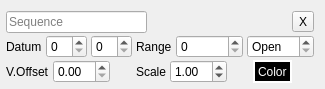
<?xml version="1.0" encoding="UTF-8"?>
<ui version="4.0">
 <class>PlotForm</class>
 <widget class="QWidget" name="PlotForm">
  <property name="geometry">
   <rect>
    <x>0</x>
    <y>0</y>
    <width>317</width>
    <height>85</height>
   </rect>
  </property>
  <property name="windowTitle">
   <string>Form</string>
  </property>
  <layout class="QVBoxLayout" name="verticalLayout">
   <property name="spacing">
    <number>2</number>
   </property>
   <property name="leftMargin">
    <number>6</number>
   </property>
   <property name="bottomMargin">
    <number>6</number>
   </property>
   <item>
    <layout class="QHBoxLayout" name="horizontalLayout_3">
     <property name="spacing">
      <number>4</number>
     </property>
     <item>
      <widget class="QLineEdit" name="sequenceEdit">
       <property name="readOnly">
        <bool>true</bool>
       </property>
       <property name="placeholderText">
        <string>Sequence</string>
       </property>
      </widget>
     </item>
     <item>
      <spacer name="horizontalSpacer_6">
       <property name="orientation">
        <enum>Qt::Horizontal</enum>
       </property>
       <property name="sizeHint" stdset="0">
        <size>
         <width>40</width>
         <height>20</height>
        </size>
       </property>
      </spacer>
     </item>
     <item>
      <widget class="QToolButton" name="closeButton">
       <property name="text">
        <string>X</string>
       </property>
      </widget>
     </item>
    </layout>
   </item>
   <item>
    <layout class="QHBoxLayout" name="horizontalLayout">
     <property name="spacing">
      <number>4</number>
     </property>
     <item>
      <widget class="QLabel" name="label_4">
       <property name="text">
        <string>Datum</string>
       </property>
      </widget>
     </item>
     <item>
      <widget class="QSpinBox" name="rowSpinBox"/>
     </item>
     <item>
      <widget class="QSpinBox" name="colSpinBox"/>
     </item>
     <item>
      <spacer name="horizontalSpacer">
       <property name="orientation">
        <enum>Qt::Horizontal</enum>
       </property>
       <property name="sizeHint" stdset="0">
        <size>
         <width>40</width>
         <height>20</height>
        </size>
       </property>
      </spacer>
     </item>
     <item>
      <widget class="QLabel" name="label_2">
       <property name="text">
        <string>Range</string>
       </property>
      </widget>
     </item>
     <item>
      <widget class="QSpinBox" name="loSpinBox">
       <property name="maximum">
        <number>9999999</number>
       </property>
      </widget>
     </item>
     <item>
      <widget class="QSpinBox" name="hiSpinBox">
       <property name="specialValueText">
        <string>Open</string>
       </property>
       <property name="minimum">
        <number>-1</number>
       </property>
       <property name="maximum">
        <number>9999999</number>
       </property>
       <property name="value">
        <number>-1</number>
       </property>
      </widget>
     </item>
     <item>
      <spacer name="horizontalSpacer_5">
       <property name="orientation">
        <enum>Qt::Horizontal</enum>
       </property>
       <property name="sizeHint" stdset="0">
        <size>
         <width>40</width>
         <height>20</height>
        </size>
       </property>
      </spacer>
     </item>
    </layout>
   </item>
   <item>
    <layout class="QHBoxLayout" name="horizontalLayout_2">
     <property name="spacing">
      <number>4</number>
     </property>
     <item>
      <widget class="QLabel" name="label_5">
       <property name="text">
        <string>V.Offset</string>
       </property>
      </widget>
     </item>
     <item>
      <widget class="QDoubleSpinBox" name="vOffsetDoubleSpin"/>
     </item>
     <item>
      <spacer name="horizontalSpacer_2">
       <property name="orientation">
        <enum>Qt::Horizontal</enum>
       </property>
       <property name="sizeHint" stdset="0">
        <size>
         <width>40</width>
         <height>20</height>
        </size>
       </property>
      </spacer>
     </item>
     <item>
      <widget class="QLabel" name="label_3">
       <property name="text">
        <string>Scale</string>
       </property>
      </widget>
     </item>
     <item>
      <widget class="QDoubleSpinBox" name="scaleDoubleSpin">
       <property name="minimum">
        <double>0.010000000000000</double>
       </property>
       <property name="value">
        <double>1.000000000000000</double>
       </property>
      </widget>
     </item>
     <item>
      <spacer name="horizontalSpacer_3">
       <property name="orientation">
        <enum>Qt::Horizontal</enum>
       </property>
       <property name="sizeHint" stdset="0">
        <size>
         <width>40</width>
         <height>20</height>
        </size>
       </property>
      </spacer>
     </item>
     <item>
      <widget class="ColorLabel" name="colorLabel">
       <property name="palette">
        <palette>
         <active>
          <colorrole role="WindowText">
           <brush brushstyle="SolidPattern">
            <color alpha="255">
             <red>255</red>
             <green>255</green>
             <blue>255</blue>
            </color>
           </brush>
          </colorrole>
          <colorrole role="Button">
           <brush brushstyle="SolidPattern">
            <color alpha="255">
             <red>0</red>
             <green>0</green>
             <blue>0</blue>
            </color>
           </brush>
          </colorrole>
          <colorrole role="Light">
           <brush brushstyle="SolidPattern">
            <color alpha="255">
             <red>0</red>
             <green>0</green>
             <blue>0</blue>
            </color>
           </brush>
          </colorrole>
          <colorrole role="Midlight">
           <brush brushstyle="SolidPattern">
            <color alpha="255">
             <red>0</red>
             <green>0</green>
             <blue>0</blue>
            </color>
           </brush>
          </colorrole>
          <colorrole role="Dark">
           <brush brushstyle="SolidPattern">
            <color alpha="255">
             <red>0</red>
             <green>0</green>
             <blue>0</blue>
            </color>
           </brush>
          </colorrole>
          <colorrole role="Mid">
           <brush brushstyle="SolidPattern">
            <color alpha="255">
             <red>0</red>
             <green>0</green>
             <blue>0</blue>
            </color>
           </brush>
          </colorrole>
          <colorrole role="Text">
           <brush brushstyle="SolidPattern">
            <color alpha="255">
             <red>255</red>
             <green>255</green>
             <blue>255</blue>
            </color>
           </brush>
          </colorrole>
          <colorrole role="BrightText">
           <brush brushstyle="SolidPattern">
            <color alpha="255">
             <red>255</red>
             <green>255</green>
             <blue>255</blue>
            </color>
           </brush>
          </colorrole>
          <colorrole role="ButtonText">
           <brush brushstyle="SolidPattern">
            <color alpha="255">
             <red>255</red>
             <green>255</green>
             <blue>255</blue>
            </color>
           </brush>
          </colorrole>
          <colorrole role="Base">
           <brush brushstyle="SolidPattern">
            <color alpha="255">
             <red>0</red>
             <green>0</green>
             <blue>0</blue>
            </color>
           </brush>
          </colorrole>
          <colorrole role="Window">
           <brush brushstyle="SolidPattern">
            <color alpha="255">
             <red>0</red>
             <green>0</green>
             <blue>0</blue>
            </color>
           </brush>
          </colorrole>
          <colorrole role="Shadow">
           <brush brushstyle="SolidPattern">
            <color alpha="255">
             <red>0</red>
             <green>0</green>
             <blue>0</blue>
            </color>
           </brush>
          </colorrole>
          <colorrole role="AlternateBase">
           <brush brushstyle="SolidPattern">
            <color alpha="255">
             <red>0</red>
             <green>0</green>
             <blue>0</blue>
            </color>
           </brush>
          </colorrole>
          <colorrole role="ToolTipBase">
           <brush brushstyle="SolidPattern">
            <color alpha="255">
             <red>255</red>
             <green>255</green>
             <blue>220</blue>
            </color>
           </brush>
          </colorrole>
          <colorrole role="ToolTipText">
           <brush brushstyle="SolidPattern">
            <color alpha="255">
             <red>0</red>
             <green>0</green>
             <blue>0</blue>
            </color>
           </brush>
          </colorrole>
         </active>
         <inactive>
          <colorrole role="WindowText">
           <brush brushstyle="SolidPattern">
            <color alpha="255">
             <red>255</red>
             <green>255</green>
             <blue>255</blue>
            </color>
           </brush>
          </colorrole>
          <colorrole role="Button">
           <brush brushstyle="SolidPattern">
            <color alpha="255">
             <red>0</red>
             <green>0</green>
             <blue>0</blue>
            </color>
           </brush>
          </colorrole>
          <colorrole role="Light">
           <brush brushstyle="SolidPattern">
            <color alpha="255">
             <red>0</red>
             <green>0</green>
             <blue>0</blue>
            </color>
           </brush>
          </colorrole>
          <colorrole role="Midlight">
           <brush brushstyle="SolidPattern">
            <color alpha="255">
             <red>0</red>
             <green>0</green>
             <blue>0</blue>
            </color>
           </brush>
          </colorrole>
          <colorrole role="Dark">
           <brush brushstyle="SolidPattern">
            <color alpha="255">
             <red>0</red>
             <green>0</green>
             <blue>0</blue>
            </color>
           </brush>
          </colorrole>
          <colorrole role="Mid">
           <brush brushstyle="SolidPattern">
            <color alpha="255">
             <red>0</red>
             <green>0</green>
             <blue>0</blue>
            </color>
           </brush>
          </colorrole>
          <colorrole role="Text">
           <brush brushstyle="SolidPattern">
            <color alpha="255">
             <red>255</red>
             <green>255</green>
             <blue>255</blue>
            </color>
           </brush>
          </colorrole>
          <colorrole role="BrightText">
           <brush brushstyle="SolidPattern">
            <color alpha="255">
             <red>255</red>
             <green>255</green>
             <blue>255</blue>
            </color>
           </brush>
          </colorrole>
          <colorrole role="ButtonText">
           <brush brushstyle="SolidPattern">
            <color alpha="255">
             <red>255</red>
             <green>255</green>
             <blue>255</blue>
            </color>
           </brush>
          </colorrole>
          <colorrole role="Base">
           <brush brushstyle="SolidPattern">
            <color alpha="255">
             <red>0</red>
             <green>0</green>
             <blue>0</blue>
            </color>
           </brush>
          </colorrole>
          <colorrole role="Window">
           <brush brushstyle="SolidPattern">
            <color alpha="255">
             <red>0</red>
             <green>0</green>
             <blue>0</blue>
            </color>
           </brush>
          </colorrole>
          <colorrole role="Shadow">
           <brush brushstyle="SolidPattern">
            <color alpha="255">
             <red>0</red>
             <green>0</green>
             <blue>0</blue>
            </color>
           </brush>
          </colorrole>
          <colorrole role="AlternateBase">
           <brush brushstyle="SolidPattern">
            <color alpha="255">
             <red>0</red>
             <green>0</green>
             <blue>0</blue>
            </color>
           </brush>
          </colorrole>
          <colorrole role="ToolTipBase">
           <brush brushstyle="SolidPattern">
            <color alpha="255">
             <red>255</red>
             <green>255</green>
             <blue>220</blue>
            </color>
           </brush>
          </colorrole>
          <colorrole role="ToolTipText">
           <brush brushstyle="SolidPattern">
            <color alpha="255">
             <red>0</red>
             <green>0</green>
             <blue>0</blue>
            </color>
           </brush>
          </colorrole>
         </inactive>
         <disabled>
          <colorrole role="WindowText">
           <brush brushstyle="SolidPattern">
            <color alpha="255">
             <red>0</red>
             <green>0</green>
             <blue>0</blue>
            </color>
           </brush>
          </colorrole>
          <colorrole role="Button">
           <brush brushstyle="SolidPattern">
            <color alpha="255">
             <red>0</red>
             <green>0</green>
             <blue>0</blue>
            </color>
           </brush>
          </colorrole>
          <colorrole role="Light">
           <brush brushstyle="SolidPattern">
            <color alpha="255">
             <red>0</red>
             <green>0</green>
             <blue>0</blue>
            </color>
           </brush>
          </colorrole>
          <colorrole role="Midlight">
           <brush brushstyle="SolidPattern">
            <color alpha="255">
             <red>0</red>
             <green>0</green>
             <blue>0</blue>
            </color>
           </brush>
          </colorrole>
          <colorrole role="Dark">
           <brush brushstyle="SolidPattern">
            <color alpha="255">
             <red>0</red>
             <green>0</green>
             <blue>0</blue>
            </color>
           </brush>
          </colorrole>
          <colorrole role="Mid">
           <brush brushstyle="SolidPattern">
            <color alpha="255">
             <red>0</red>
             <green>0</green>
             <blue>0</blue>
            </color>
           </brush>
          </colorrole>
          <colorrole role="Text">
           <brush brushstyle="SolidPattern">
            <color alpha="255">
             <red>0</red>
             <green>0</green>
             <blue>0</blue>
            </color>
           </brush>
          </colorrole>
          <colorrole role="BrightText">
           <brush brushstyle="SolidPattern">
            <color alpha="255">
             <red>255</red>
             <green>255</green>
             <blue>255</blue>
            </color>
           </brush>
          </colorrole>
          <colorrole role="ButtonText">
           <brush brushstyle="SolidPattern">
            <color alpha="255">
             <red>0</red>
             <green>0</green>
             <blue>0</blue>
            </color>
           </brush>
          </colorrole>
          <colorrole role="Base">
           <brush brushstyle="SolidPattern">
            <color alpha="255">
             <red>0</red>
             <green>0</green>
             <blue>0</blue>
            </color>
           </brush>
          </colorrole>
          <colorrole role="Window">
           <brush brushstyle="SolidPattern">
            <color alpha="255">
             <red>0</red>
             <green>0</green>
             <blue>0</blue>
            </color>
           </brush>
          </colorrole>
          <colorrole role="Shadow">
           <brush brushstyle="SolidPattern">
            <color alpha="255">
             <red>0</red>
             <green>0</green>
             <blue>0</blue>
            </color>
           </brush>
          </colorrole>
          <colorrole role="AlternateBase">
           <brush brushstyle="SolidPattern">
            <color alpha="255">
             <red>0</red>
             <green>0</green>
             <blue>0</blue>
            </color>
           </brush>
          </colorrole>
          <colorrole role="ToolTipBase">
           <brush brushstyle="SolidPattern">
            <color alpha="255">
             <red>255</red>
             <green>255</green>
             <blue>220</blue>
            </color>
           </brush>
          </colorrole>
          <colorrole role="ToolTipText">
           <brush brushstyle="SolidPattern">
            <color alpha="255">
             <red>0</red>
             <green>0</green>
             <blue>0</blue>
            </color>
           </brush>
          </colorrole>
         </disabled>
        </palette>
       </property>
       <property name="autoFillBackground">
        <bool>true</bool>
       </property>
       <property name="frameShape">
        <enum>QFrame::Box</enum>
       </property>
       <property name="lineWidth">
        <number>2</number>
       </property>
       <property name="text">
        <string>Color</string>
       </property>
      </widget>
     </item>
     <item>
      <spacer name="horizontalSpacer_4">
       <property name="orientation">
        <enum>Qt::Horizontal</enum>
       </property>
       <property name="sizeHint" stdset="0">
        <size>
         <width>40</width>
         <height>20</height>
        </size>
       </property>
      </spacer>
     </item>
    </layout>
   </item>
  </layout>
 </widget>
 <customwidgets>
  <customwidget>
   <class>ColorLabel</class>
   <extends>QLabel</extends>
   <header>colorlabel.h</header>
   <slots>
    <signal>clicked()</signal>
   </slots>
  </customwidget>
 </customwidgets>
 <resources/>
 <connections>
  <connection>
   <sender>closeButton</sender>
   <signal>clicked()</signal>
   <receiver>PlotForm</receiver>
   <slot>deleteLater()</slot>
   <hints>
    <hint type="sourcelabel">
     <x>306</x>
     <y>28</y>
    </hint>
    <hint type="destinationlabel">
     <x>329</x>
     <y>17</y>
    </hint>
   </hints>
  </connection>
  <connection>
   <sender>colorLabel</sender>
   <signal>clicked()</signal>
   <receiver>PlotForm</receiver>
   <slot>changeColor()</slot>
   <hints>
    <hint type="sourcelabel">
     <x>263</x>
     <y>66</y>
    </hint>
    <hint type="destinationlabel">
     <x>311</x>
     <y>62</y>
    </hint>
   </hints>
  </connection>
 </connections>
 <slots>
  <slot>changeColor()</slot>
 </slots>
</ui>
